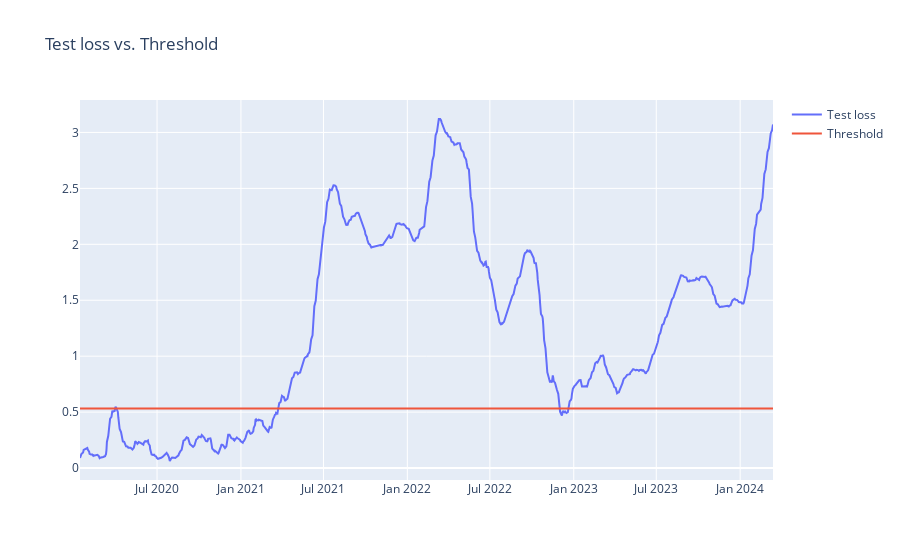

Notebook code for this chart:
### Code cell
fig = go.Figure()
fig.add_trace(go.Scatter(x=test_score_df['Date'], y=test_score_df['loss'], name='Test loss'))
fig.add_trace(go.Scatter(x=test_score_df['Date'], y=test_score_df['threshold'], name='Threshold'))
fig.update_layout(showlegend=True, title='Test loss vs. Threshold')
fig.show()

### Figure 1 — Plotly figure (JSON) as saved in the notebook; plotly's stock layout.template omitted (floating-point values rounded to 4 significant figures; data arrays with more than 128 entries replaced by an {"elided": "..."} marker saying what was removed)
{"data": [{"name": "Test loss", "type": "scatter", "x": {"elided": "1039 str values"}, "y": {"elided": "1039 float values"}}, {"name": "Threshold", "type": "scatter", "x": {"elided": "1039 str values"}, "y": {"elided": "1039 float values"}}], "layout": {"showlegend": true, "title": {"text": "Test loss vs. Threshold"}}}
